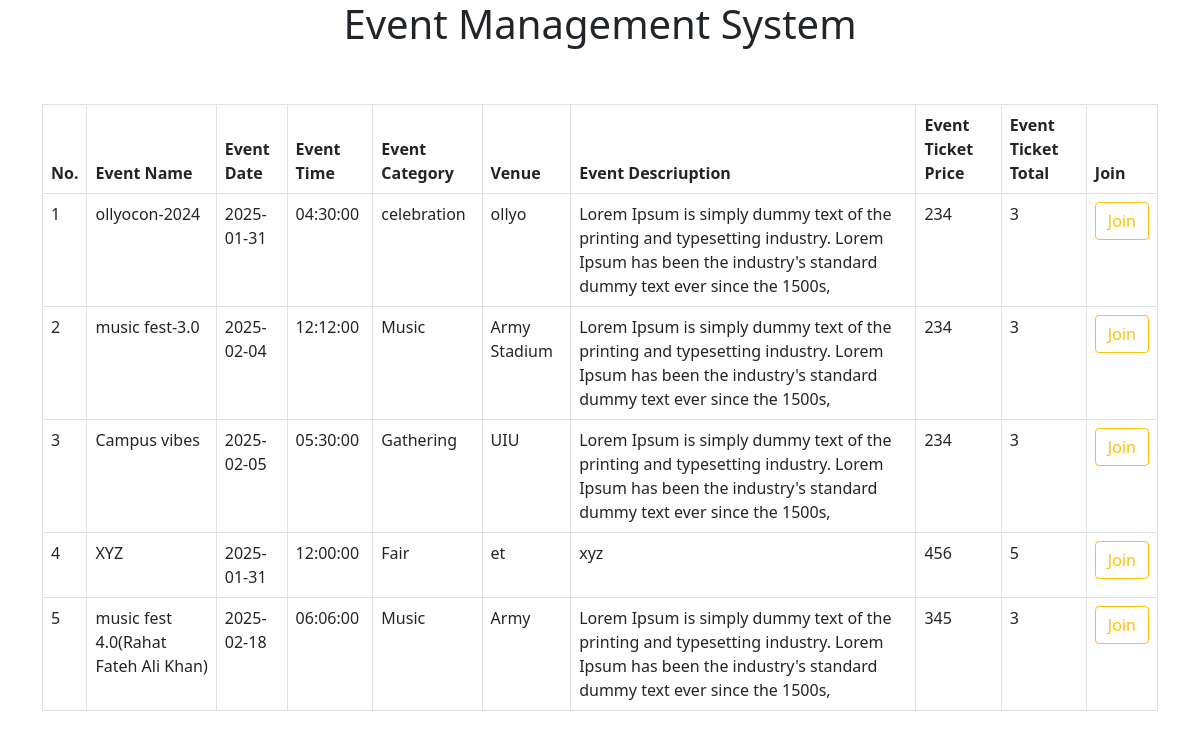
The page / on the database its author committed.
### tables this page shows
CREATE TABLE `events` (
  `id` int(10) NOT NULL,
  `event_name` varchar(100) NOT NULL,
  `event_date` date NOT NULL,
  `event_time` time NOT NULL,
  `event_category` varchar(100) NOT NULL,
  `event_decription` text NOT NULL,
  `venue_name` text NOT NULL,
  `event_ticket_price` double NOT NULL,
  `event_ticket_total` int(11) NOT NULL,
  `event_ticket_sold` int(11) NOT NULL
);

### index.php (the view, shortened to what this page needs)
<?php
include('db_conn.php');
?>
<!DOCTYPE html>
<html>
<head>
	<link href="https://cdn.jsdelivr.net/npm/bootstrap@5.0.0-alpha3/dist/css/bootstrap.min.css" rel="stylesheet">
	<link rel="stylesheet" href="path/to/font-awesome/css/font-awesome.min.css">
	<link rel="stylesheet" href="https://cdn.datatables.net/1.13.4/css/dataTables.bootstrap5.min.css" />
</head>
<body>
	<div class="container">
		<div class="row">
			<div align="center">
				<h1>Event Management System</h1>
			</div>
		</div>
		<br>
		<br>
		<div class="row">
			<div class="table-responsive">
				<table class="table table-bordered" id="searchresult">
					<thead>
						<tr>
							<th scope="col">No.</th>
							<th scope="col">Event Name</th>
							<th scope="col">Event Date</th>
							<th scope="col">Event Time</th>
							<th scope="col">Event Category</th>
							<th scope="col">Venue</th>
							<th scope="col">Event Descriuption</th>
							<th scope="col">Event Ticket Price</th>
							<th scope="col">Event Ticket Total</th>
							<th scope="col">Join</th>
						</tr>
					</thead>
					<tbody>
						<?php
						if (isset($_POST['ascending'])) {
							$count = 0;
							if ($connect->connect_error) {
								die("Connection failed: " . $conn->connect_error);
							}
							$query = "SELECT * FROM events ORDER BY event_name ";
							if ($result = $connect->query($query)) {
								if ($result->num_rows > 0) {
									while ($row = $result->fetch_assoc()) {
										$count++;
										echo "<tr>";
										echo "<td>{$count}</td>";
										echo "<td>{$row['event_name']}</td>";
										echo "<td>{$row['event_date']}</td>";
										echo "<td>{$row['event_time']}</td>";
										echo "<td>{$row['event_category']}</td>";
										echo "<td>{$row['venue_name']}</td>";
										echo "<td>{$row['event_decription']}</td>";
										echo "<td>{$row['event_ticket_price']}</td>";
										echo "<td>{$row['event_ticket_total']}</td>";
										echo "<td>
												<a href='login.php' class='btn btn-outline-warning' name='edit'>Join</a>
											</td>";
										echo "</tr>";
									}
								}
							}
						} else {
							$count = 0;
							$query = "SELECT * FROM events";
							if ($result = $connect->query($query)) {
								if ($result->num_rows > 0) {
									while ($row = $result->fetch_assoc()) {
										$count++;
										echo "<tr>";
										echo "<td>{$count}</td>";
										echo "<td>{$row['event_name']}</td>";
										echo "<td>{$row['event_date']}</td>";
										echo "<td>{$row['event_time']}</td>";
										echo "<td>{$row['event_category']}</td>";
										echo "<td>{$row['venue_name']}</td>";
										echo "<td>{$row['event_decription']}</td>";
										echo "<td>{$row['event_ticket_price']}</td>";
										echo "<td>{$row['event_ticket_total']}</td>";
										echo "<td>
												<a href='login.php' class='btn btn-outline-warning' name='edit'>Join</a>
											</td>";
										echo "</tr>";
									}
								}
							}
						}
						?>
					</tbody>
				</table>
			</div>
		</div>
	</div>
</html>

### rows shown on the page
events: event_name "ollyocon-2024", event_date "2025-01-31", event_time "04:30:00", event_category "celebration", venue_name "ollyo", event_decription "Lorem Ipsum is simply dummy text of the printing and typesetting industry. Lorem Ipsum has been the industry's standard dummy text ever since the 1500s,", event_ticket_price "234", event_ticket_total "3"
events: event_name "music fest-3.0", event_date "2025-02-04", event_time "12:12:00", event_category "Music", venue_name "Army Stadium", event_decription "Lorem Ipsum is simply dummy text of the printing and typesetting industry. Lorem Ipsum has been the industry's standard dummy text ever since the 1500s,", event_ticket_price "234", event_ticket_total "3"
events: event_name "Campus vibes", event_date "2025-02-05", event_time "05:30:00", event_category "Gathering", venue_name "UIU", event_decription "Lorem Ipsum is simply dummy text of the printing and typesetting industry. Lorem Ipsum has been the industry's standard dummy text ever since the 1500s,", event_ticket_price "234", event_ticket_total "3"
events: event_name "XYZ", event_date "2025-01-31", event_time "12:00:00", event_category "Fair", venue_name "et", event_decription "xyz", event_ticket_price "456", event_ticket_total "5"
events: event_name "music fest 4.0(Rahat Fateh Ali Khan)", event_date "2025-02-18", event_time "06:06:00", event_category "Music", venue_name "Army", event_decription "Lorem Ipsum is simply dummy text of the printing and typesetting industry. Lorem Ipsum has been the industry's standard dummy text ever since the 1500s,", event_ticket_price "345", event_ticket_total "3"
